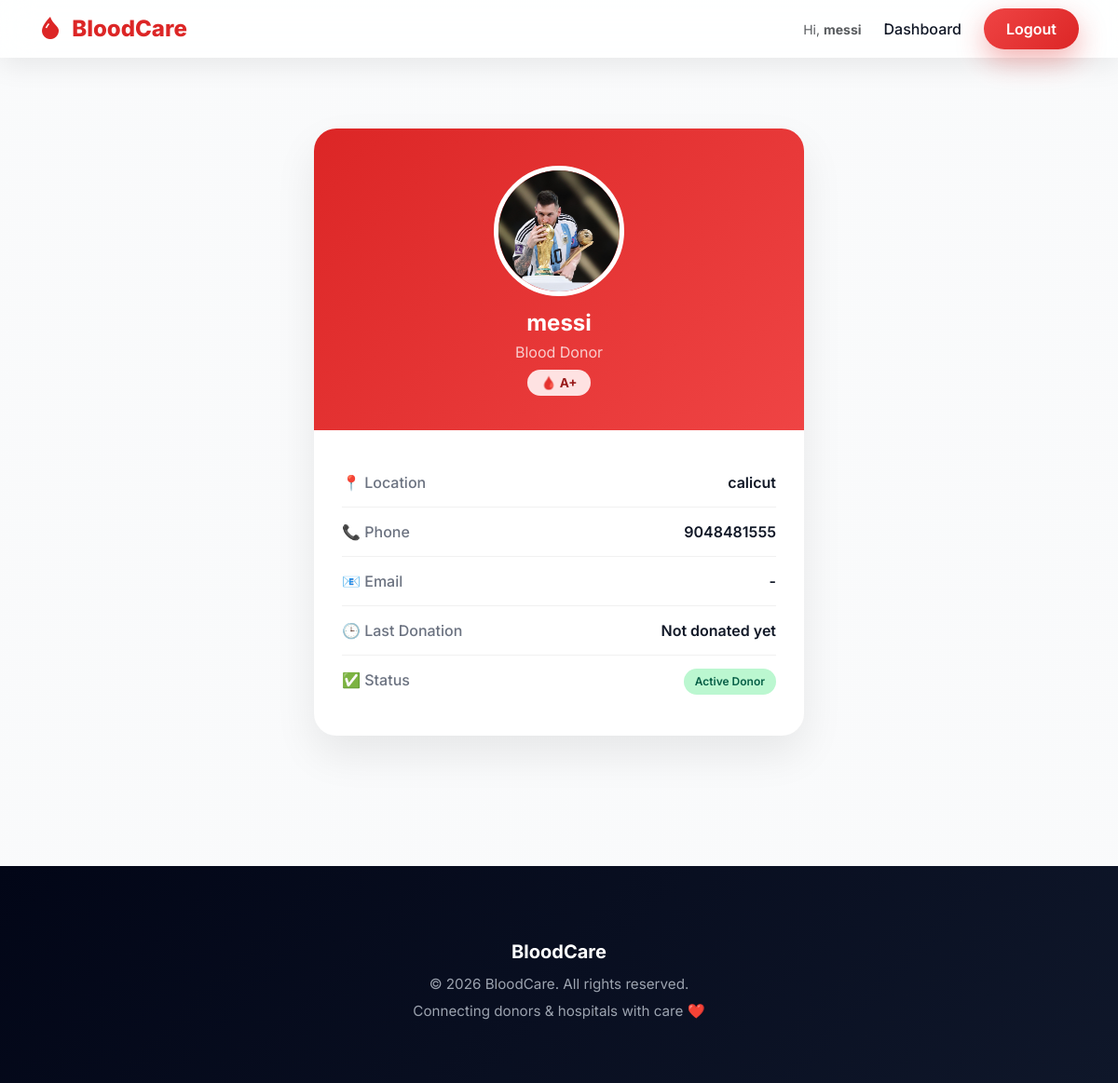
The page /donor/profile/5/ (signed in) on the database its author committed.
### donor/models.py (models this page shows, shortened)
class Donor(models.Model):
    user = models.OneToOneField(User, on_delete=models.CASCADE)
    blood_group = models.CharField(max_length=5)
    location = models.CharField(max_length=100)  # readable location
    latitude = models.FloatField(null=True, blank=True)
    longitude = models.FloatField(null=True, blank=True)
    phone = models.CharField(max_length=15)
    is_approved = models.BooleanField(default=False)
    email = models.EmailField()
    profile_photo = models.ImageField(
        upload_to='donor/profile/',
        null=True,
        blank=True
    )
    arrival_time = models.CharField(max_length=50, blank=True, null=True)
    is_active = models.BooleanField(default=True)
    last_donation_date = models.DateField(null=True, blank=True)

### donor/views.py (the view)
# urls.py: path('profile/<int:donor_id>/', views.donor_profile, name='donor_profile'),
@login_required
def donor_profile(request, donor_id):
    donor = get_object_or_404(Donor, id=donor_id)
    return render(request, 'donor/profile.html', {'donor': donor})

### templates/donor/profile.html (shortened to what this page needs)
{% extends 'base.html' %}
{% block content %}
<div class="row justify-content-center my-5">
    <div class="col-lg-6 col-md-8">
        <div class="profile-card">
            <div class="profile-header">
                {% if donor.profile_photo %}
                    <img src="{{ donor.profile_photo.url }}" alt="Profile Photo">
                {% else %}
                    <img src="https://via.placeholder.com/200" alt="No Profile Photo">
                {% endif %}
                <h4 class="fw-bold mb-1">
                    {{ donor.user.username }}
                </h4>
                <p class="mb-2 opacity-75">
                    Blood Donor
                </p>
                <span class="badge-blood">
                    🩸 {{ donor.blood_group|default:"N/A" }}
                </span>
            </div>
            <div class="profile-body">
                <div class="info-item">
                    <span class="info-label">📍 Location</span>
                    <span class="info-value">{{ donor.location|default:"-" }}</span>
                </div>
                <div class="info-item">
                    <span class="info-label">📞 Phone</span>
                    <span class="info-value">{{ donor.phone|default:"-" }}</span>
                </div>
                <div class="info-item">
                    <span class="info-label">📧 Email</span>
                    <span class="info-value">{{ donor.user.email|default:"-" }}</span>
                </div>
                <div class="info-item">
                    <span class="info-label">🕒 Last Donation</span>
                    <span class="info-value">
                        {{ donor.last_donation_date|default:"Not donated yet" }}
                    </span>
                </div>
                <div class="info-item">
                    <span class="info-label">✅ Status</span>
                    {% if donor.user.is_active %}
                        <span class="status-active">Active Donor</span>
                    {% else %}
                        <span class="status-inactive">Inactive</span>
                    {% endif %}
                </div>
            </div>
        </div>
    </div>
</div>
{% endblock %}

### templates/base.html (shortened to what this page needs)
<!DOCTYPE html>
<html lang="en">
<head>
    <link href="https://cdn.jsdelivr.net/npm/bootstrap@5.3.2/dist/css/bootstrap.min.css" rel="stylesheet">
    <link href="https://cdn.jsdelivr.net/npm/bootstrap-icons@1.11.1/font/bootstrap-icons.css" rel="stylesheet">
</head>
<body>
<nav class="navbar navbar-expand-lg fixed-top">
    <div class="container">
        <a class="navbar-brand" href="{% url 'index' %}">
            <i class="bi bi-droplet-fill"></i> BloodCare
        </a>
        <div class="collapse navbar-collapse" id="nav">
            <ul class="navbar-nav ms-auto align-items-lg-center gap-lg-2">
                {% if user.is_authenticated %}
                    <li class="nav-item text-muted small me-2">
                        Hi, <strong>{{ user.username }}</strong>
                    </li>
                    <li class="nav-item">
                        <a class="nav-link"
                           href="{% if user.donor %}{% url 'donor:donor_dashboard' %}
                                 {% elif user.hospital %}{% url 'hospital:hospital_dashboard' %}
                                 {% endif %}">
                            Dashboard
                        </a>
                    </li>
                    <li class="nav-item ms-lg-2">
                        <a class="btn btn-main"
                           href="{% if user.donor %}{% url 'donor:donor_logout' %}
                                 {% elif user.hospital %}{% url 'hospital:hospital_logout' %}
                                 {% endif %}">
                            Logout
                        </a>
                    </li>
                {% endif %}
            </ul>
        </div>
    </div>
</nav>
<main class="container">
    {% block content %}{% endblock %}
</main>
<footer class="text-center">
    <div class="container">
        <h5>BloodCare</h5>
        <p>&copy; {{ year|default:"2026" }} BloodCare. All rights reserved.</p>
        <p>Connecting donors & hospitals with care ❤️</p>
    </div>
</footer>
</body>
</html>

### templates/base.html (style rules this page uses)
:root { --primary: #dc2626; --primary-soft: #fee2e2; --dark: #111827; --muted: #6b7280; --bg: #f9fafb; }
* { scroll-behavior: smooth; }
body { font-family: 'Inter', sans-serif; background: linear-gradient(rgba(249,250,251,0.96), rgba(249,250,251,0.96)), url("https://images.unsplash.com/photo-1582719478250-c89cae4dc85b"); background-size: cover; background-position: center; color: var(--dark); padding-top: 90px; }
.navbar { background: rgba(255,255,255,0.85); backdrop-filter: blur(16px); box-shadow: 0 8px 30px rgba(0,0,0,0.08); }
.navbar-brand { font-weight: 800; font-size: 1.5rem; color: var(--primary) !important; }
.navbar-brand i { margin-right: 6px; }
.nav-link { font-weight: 500; color: var(--dark) !important; padding: 8px 14px; border-radius: 8px; }
.btn-main { background: linear-gradient(135deg, #ef4444, #dc2626); border: none; color: white; padding: 10px 24px; border-radius: 999px; font-weight: 600; box-shadow: 0 12px 30px rgba(220,38,38,0.35); transition: all 0.25s ease; }
main.container { max-width: 1100px; }
footer { background: linear-gradient(135deg, #020617, #0f172a); color: #9ca3af; padding: 80px 0 60px; margin-top: 140px; }
footer h5 { color: #fff; font-weight: 700; margin-bottom: 12px; }
footer p { font-size: 0.95rem; margin-bottom: 6px; }

### templates/donor/profile.html (style rules this page uses)
.profile-card { background: white; border-radius: 24px; box-shadow: 0 20px 45px rgba(0,0,0,0.08); overflow: hidden; }
.profile-header { background: linear-gradient(135deg, #dc2626, #ef4444); padding: 40px 20px; text-align: center; color: white; }
.profile-header img { width: 140px; height: 140px; object-fit: cover; border-radius: 50%; border: 5px solid white; margin-bottom: 15px; }
.profile-body { padding: 30px; }
.info-item { display: flex; justify-content: space-between; padding: 14px 0; border-bottom: 1px solid #f1f1f1; }
.info-item:last-child { border-bottom: none; }
.info-label { color: #6b7280; font-weight: 500; }
.info-value { font-weight: 600; color: #111827; }
.badge-blood { background: #fee2e2; color: #991b1b; padding: 6px 14px; border-radius: 999px; font-weight: 700; font-size: 0.85rem; }
.status-active { background: #bbf7d0; color: #065f46; padding: 5px 12px; border-radius: 999px; font-size: 0.75rem; font-weight: 600; }

### rows shown on the page
Donor: profile_photo (picture), user.username "messi", blood_group "A+", location "calicut", phone "9048481555", user.email "-", last_donation_date "Not donated yet"

### other values the page prints
{{ user.username }} "messi"
{{ year|default:"2026" }} "2026"
